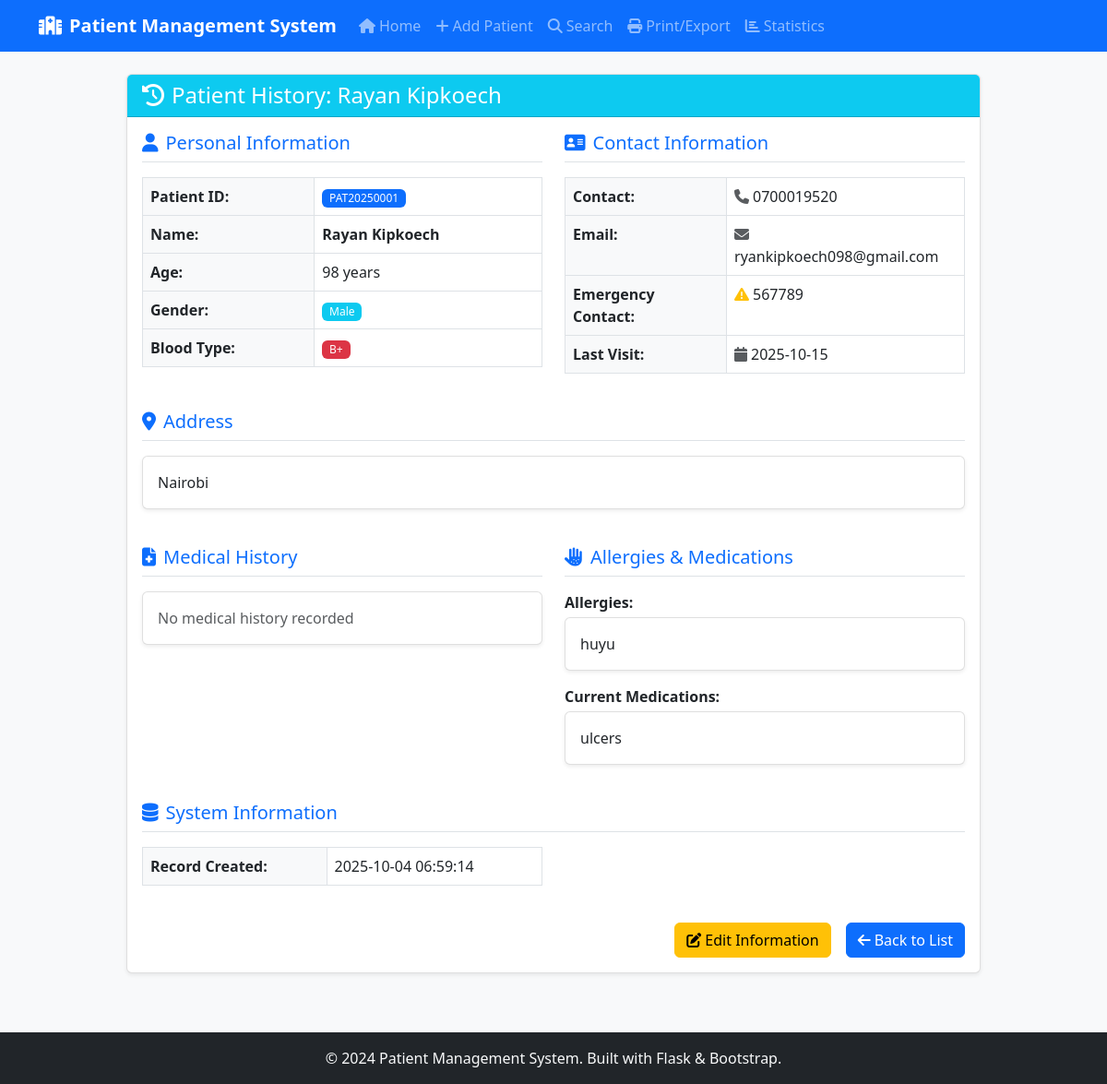
The app's page /view/PAT20250001 with its own data.
### tables this page shows
CREATE TABLE patients (
            id INTEGER PRIMARY KEY AUTOINCREMENT,
            patient_id TEXT UNIQUE NOT NULL,
            name TEXT NOT NULL,
            age INTEGER NOT NULL,
            gender TEXT NOT NULL,
            contact TEXT,
            email TEXT,
            address TEXT,
            medical_history TEXT,
            allergies TEXT,
            medications TEXT,
            last_visit DATE,
            emergency_contact TEXT,
            blood_type TEXT,
            created_at TIMESTAMP DEFAULT CURRENT_TIMESTAMP
        );

### app.py (the view)
@app.route('/view/<string:patient_id>')
def view_history(patient_id):
    conn = get_db_connection()
    cursor = conn.cursor()
    cursor.execute("SELECT * FROM patients WHERE patient_id=?", (patient_id,))
    patient = cursor.fetchone()
    conn.close()
    if patient:
        return render_template('view_history.html', patient=patient)
    else:
        flash('❌ Patient not found!', 'error')
        return redirect(url_for('index'))

### app.py (called while the page is built)
def get_db_connection():
    conn = sqlite3.connect(DATABASE)
    conn.row_factory = sqlite3.Row
    return conn

### templates/view_history.html
{% extends "base.html" %}
{% block content %}
<div class="row justify-content-center">
    <div class="col-lg-10">
        <div class="card">
            <div class="card-header bg-info text-white">
                <h4 class="card-title mb-0">
                    <i class="fas fa-history me-2"></i>Patient History: {{ patient['name'] }}
                </h4>
            </div>
            <div class="card-body">
                <div class="row">
                    <div class="col-md-6">
                        <h5 class="border-bottom pb-2 mb-3 text-primary">
                            <i class="fas fa-user me-2"></i>Personal Information
                        </h5>
                        <table class="table table-bordered">
                            <tr>
                                <th class="bg-light">Patient ID:</th>
                                <td><span class="badge bg-primary">{{ patient['patient_id'] }}</span></td>
                            </tr>
                            <tr>
                                <th class="bg-light">Name:</th>
                                <td><strong>{{ patient['name'] }}</strong></td>
                            </tr>
                            <tr>
                                <th class="bg-light">Age:</th>
                                <td>{{ patient['age'] }} years</td>
                            </tr>
                            <tr>
                                <th class="bg-light">Gender:</th>
                                <td>
                                    <span class="badge bg-{{ 'info' if patient['gender'] == 'Male' else 'warning' }}">
                                        {{ patient['gender'] }}
                                    </span>
                                </td>
                            </tr>
                            <tr>
                                <th class="bg-light">Blood Type:</th>
                                <td>
                                    {% if patient['blood_type'] %}
                                    <span class="badge bg-danger">{{ patient['blood_type'] }}</span>
                                    {% else %}
                                    <span class="text-muted">Not specified</span>
                                    {% endif %}
                                </td>
                            </tr>
                        </table>
                    </div>
                    <div class="col-md-6">
                        <h5 class="border-bottom pb-2 mb-3 text-primary">
                            <i class="fas fa-address-card me-2"></i>Contact Information
                        </h5>
                        <table class="table table-bordered">
                            <tr>
                                <th class="bg-light">Contact:</th>
                                <td>
                                    {% if patient['contact'] %}
                                    <i class="fas fa-phone me-1 text-muted"></i>{{ patient['contact'] }}
                                    {% else %}
                                    <span class="text-muted">Not provided</span>
                                    {% endif %}
                                </td>
                            </tr>
                            <tr>
                                <th class="bg-light">Email:</th>
                                <td>
                                    {% if patient['email'] %}
                                    <i class="fas fa-envelope me-1 text-muted"></i>{{ patient['email'] }}
                                    {% else %}
                                    <span class="text-muted">Not provided</span>
                                    {% endif %}
                                </td>
                            </tr>
                            <tr>
                                <th class="bg-light">Emergency Contact:</th>
                                <td>
                                    {% if patient['emergency_contact'] %}
                                    <i class="fas fa-exclamation-triangle me-1 text-warning"></i>{{ patient['emergency_contact'] }}
                                    {% else %}
                                    <span class="text-muted">Not provided</span>
                                    {% endif %}
                                </td>
                            </tr>
                            <tr>
                                <th class="bg-light">Last Visit:</th>
                                <td>
                                    {% if patient['last_visit'] %}
                                    <i class="fas fa-calendar me-1 text-muted"></i>{{ patient['last_visit'] }}
                                    {% else %}
                                    <span class="text-muted">No visits recorded</span>
                                    {% endif %}
                                </td>
                            </tr>
                        </table>
                    </div>
                </div>
                <div class="row mt-4">
                    <div class="col-12">
                        <h5 class="border-bottom pb-2 mb-3 text-primary">
                            <i class="fas fa-map-marker-alt me-2"></i>Address
                        </h5>
                        <div class="card">
                            <div class="card-body">
                                {% if patient['address'] %}
                                <p class="mb-0">{{ patient['address'] }}</p>
                                {% else %}
                                <p class="text-muted mb-0">No address provided</p>
                                {% endif %}
                            </div>
                        </div>
                    </div>
                </div>
                <div class="row mt-4">
                    <div class="col-md-6">
                        <h5 class="border-bottom pb-2 mb-3 text-primary">
                            <i class="fas fa-file-medical me-2"></i>Medical History
                        </h5>
                        <div class="card">
                            <div class="card-body">
                                {% if patient['medical_history'] %}
                                <p class="mb-0">{{ patient['medical_history'] }}</p>
                                {% else %}
                                <p class="text-muted mb-0">No medical history recorded</p>
                                {% endif %}
                            </div>
                        </div>
                    </div>
                    <div class="col-md-6">
                        <h5 class="border-bottom pb-2 mb-3 text-primary">
                            <i class="fas fa-allergies me-2"></i>Allergies & Medications
                        </h5>
                        <div class="mb-3">
                            <strong>Allergies:</strong>
                            <div class="card mt-1">
                                <div class="card-body">
                                    {% if patient['allergies'] %}
                                    <p class="mb-0">{{ patient['allergies'] }}</p>
                                    {% else %}
                                    <p class="text-muted mb-0">No allergies recorded</p>
                                    {% endif %}
                                </div>
                            </div>
                        </div>
                        <div class="mb-3">
                            <strong>Current Medications:</strong>
                            <div class="card mt-1">
                                <div class="card-body">
                                    {% if patient['medications'] %}
                                    <p class="mb-0">{{ patient['medications'] }}</p>
                                    {% else %}
                                    <p class="text-muted mb-0">No medications recorded</p>
                                    {% endif %}
                                </div>
                            </div>
                        </div>
                    </div>
                </div>
                <div class="row mt-4">
                    <div class="col-12">
                        <h5 class="border-bottom pb-2 mb-3 text-primary">
                            <i class="fas fa-database me-2"></i>System Information
                        </h5>
                        <div class="row">
                            <div class="col-md-6">
                                <table class="table table-bordered">
                                    <tr>
                                        <th class="bg-light">Record Created:</th>
                                        <td>{{ patient['created_at'] }}</td>
                                    </tr>
                                </table>
                            </div>
                        </div>
                    </div>
                </div>
                <div class="row mt-4">
                    <div class="col-12">
                        <div class="d-grid gap-2 d-md-flex justify-content-md-end">
                            <a href="{{ url_for('edit_patient', patient_id=patient['patient_id']) }}"
                               class="btn btn-warning me-md-2">
                                <i class="fas fa-edit me-1"></i>Edit Information
                            </a>
                            <a href="{{ url_for('index') }}" class="btn btn-primary">
                                <i class="fas fa-arrow-left me-1"></i>Back to List
                            </a>
                        </div>
                    </div>
                </div>
            </div>
        </div>
    </div>
</div>
{% endblock %}

### templates/base.html (shortened to what this page needs)
<!DOCTYPE html>
<html lang="en">
<head>
    <link href="https://cdn.jsdelivr.net/npm/bootstrap@5.3.0/dist/css/bootstrap.min.css" rel="stylesheet">
    <link href="https://cdnjs.cloudflare.com/ajax/libs/font-awesome/6.4.0/css/all.min.css" rel="stylesheet">
    <link rel="stylesheet" href="{{ url_for('static', filename='style.css') }}">
</head>
<body>
    <nav class="navbar navbar-expand-lg navbar-dark bg-primary">
        <div class="container">
            <a class="navbar-brand fw-bold" href="{{ url_for('index') }}">
                <i class="fas fa-hospital-alt me-2"></i>Patient Management System
            </a>
            <div class="collapse navbar-collapse" id="navbarNav">
                <ul class="navbar-nav me-auto">
                    <li class="nav-item">
                        <a class="nav-link" href="{{ url_for('index') }}">
                            <i class="fas fa-home me-1"></i>Home
                        </a>
                    </li>
                    <li class="nav-item">
                        <a class="nav-link" href="{{ url_for('add_patient') }}">
                            <i class="fas fa-plus me-1"></i>Add Patient
                        </a>
                    </li>
                    <li class="nav-item">
                        <a class="nav-link" href="{{ url_for('search_patients') }}">
                            <i class="fas fa-search me-1"></i>Search
                        </a>
                    </li>
                    <li class="nav-item">
                        <a class="nav-link" href="{{ url_for('print_list') }}">
                            <i class="fas fa-print me-1"></i>Print/Export
                        </a>
                    </li>
                    <li class="nav-item">
                        <a class="nav-link" href="{{ url_for('statistics') }}">
                            <i class="fas fa-chart-bar me-1"></i>Statistics
                        </a>
                    </li>
                </ul>
            </div>
        </div>
    </nav>
    <main class="container my-4">
        {% block content %}{% endblock %}
    </main>
    <footer class="bg-dark text-light py-3 mt-5">
        <div class="container text-center">
            <p class="mb-0">&copy; 2024 Patient Management System. Built with Flask & Bootstrap.</p>
        </div>
    </footer>
</body>
</html>

### style.css (style rules this page uses)
body { background-color: #f8f9fa; font-family: 'Segoe UI', Tahoma, Geneva, Verdana, sans-serif; }
.card { box-shadow: 0 0.125rem 0.25rem rgba(0, 0, 0, 0.075); border: 1px solid rgba(0, 0, 0, 0.125); margin-bottom: 1rem; }
.card-header { font-weight: 600; }
.table th { border-top: none; font-weight: 600; }
.btn { border-radius: 0.375rem; }
.navbar-brand { font-weight: bold; }
.badge { font-size: 0.75em; font-weight: 500; }

### records on screen
patients: name "Rayan Kipkoech", patient_id "PAT20250001", age "98", gender "Male", blood_type "B+", contact "0700019520", email "ryankipkoech098@gmail.com", emergency_contact "567789", last_visit "2025-10-15", address "Nairobi", allergies "huyu", medications "ulcers", created_at "2025-10-04 06:59:14"
